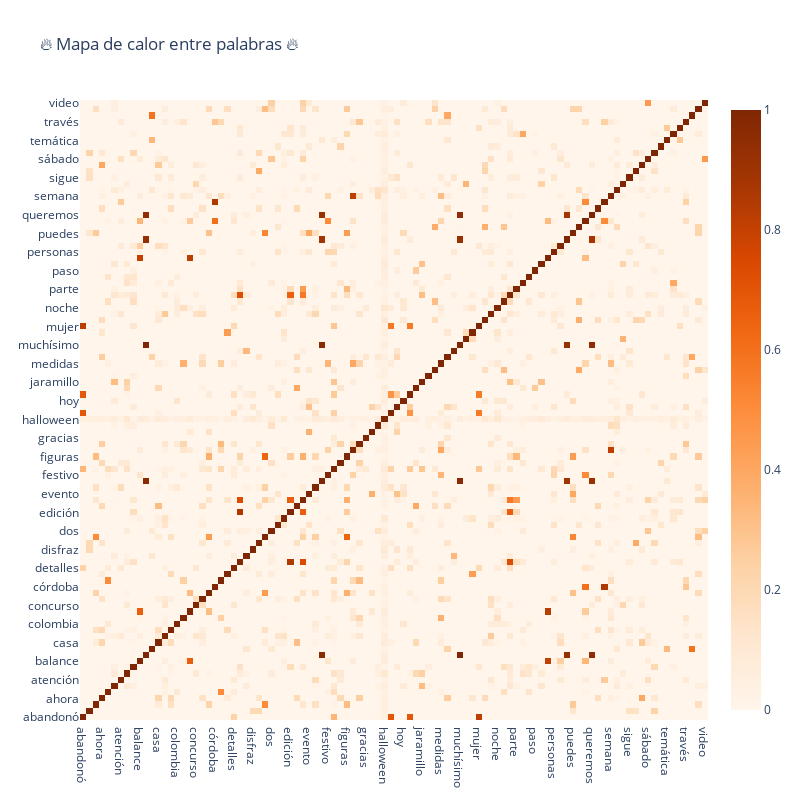

The notebook cell this image was saved under:
### Code cell
trace = go.Heatmap(z=temp.values.tolist(),
                   x=temp.index.values,
                   y=temp.columns.values,
                   colorscale='Oranges')

layout = go.Layout(title='🔥 Mapa de calor entre palabras 🔥',
                   width=800, height=800)

fig = go.Figure(data=[trace],layout=layout)
iplot(fig)

### Figure 1 — Plotly figure (JSON) as saved in the notebook; plotly's stock layout.template omitted (floating-point values rounded to 4 significant figures; data arrays with more than 128 entries replaced by an {"elided": "..."} marker saying what was removed)
{"data": [{"colorscale": [[0, "rgb(255,245,235)"], [0.125, "rgb(254,230,206)"], [0.25, "rgb(253,208,162)"], [0.375, "rgb(253,174,107)"], [0.5, "rgb(253,141,60)"], [0.625, "rgb(241,105,19)"], [0.75, "rgb(217,72,1)"], [0.875, "rgb(166,54,3)"], [1, "rgb(127,39,4)"]], "type": "heatmap", "x": ["abandonó", "acabó", "actividades", "ahora", "alcalde", "así", "atención", "año", "años", "balance", "bendiciones", "cara", "casa", "celebración", "celebrar", "colombia", "comparendos", "comportamiento", "concurso", "covid", "cómo", "córdoba", "decreto", "después", "detalles", "diciembre", "disfraces", "disfraz", "disfrazados", "divertidas", "dos", "dulces", "día", "edición", "entonces", "especial", "evento", "familia", "felicitaciones", "festivo", "fiesta", "fiestas", "figuras", "fin", "gobierno", "gracias", "gt", "hace", "halloween", "hijos", "historia", "hoy", "ir", "jajaja", "jaramillo", "maquillaje", "mas", "medidas", "mejor", "millones", "muchísimo", "muerte", "muertos", "mujer", "navidad", "niños", "noche", "noviembre", "octubre", "parte", "pasado", "pasar", "paso", "pasó", "pereirano", "personas", "policía", "próximo", "puedes", "puedo", "puente", "queremos", "salir", "sancionados", "semana", "si", "siento", "sigue", "siguen", "solo", "sábado", "tan", "tapabocas", "temática", "terror", "the", "través", "triqui", "ver", "video"], "y": ["abandonó", "acabó", "actividades", "ahora", "alcalde", "así", "atención", "año", "años", "balance", "bendiciones", "cara", "casa", "celebración", "celebrar", "colombia", "comparendos", "comportamiento", "concurso", "covid", "cómo", "córdoba", "decreto", "después", "detalles", "diciembre", "disfraces", "disfraz", "disfrazados", "divertidas", "dos", "dulces", "día", "edición", "entonces", "especial", "evento", "familia", "felicitaciones", "festivo", "fiesta", "fiestas", "figuras", "fin", "gobierno", "gracias", "gt", "hace", "halloween", "hijos", "historia", "hoy", "ir", "jajaja", "jaramillo", "maquillaje", "mas", "medidas", "mejor", "millones", "muchísimo", "muerte", "muertos", "mujer", "navidad", "niños", "noche", "noviembre", "octubre", "parte", "pasado", "pasar", "paso", "pasó", "pereirano", "personas", "policía", "próximo", "puedes", "puedo", "puente", "queremos", "salir", "sancionados", "semana", "si", "siento", "sigue", "siguen", "solo", "sábado", "tan", "tapabocas", "temática", "terror", "the", "través", "triqui", "ver", "video"], "z": {"elided": "100x100 float values"}}], "layout": {"height": 800, "title": {"text": "🔥 Mapa de calor entre palabras 🔥"}, "width": 800}}
